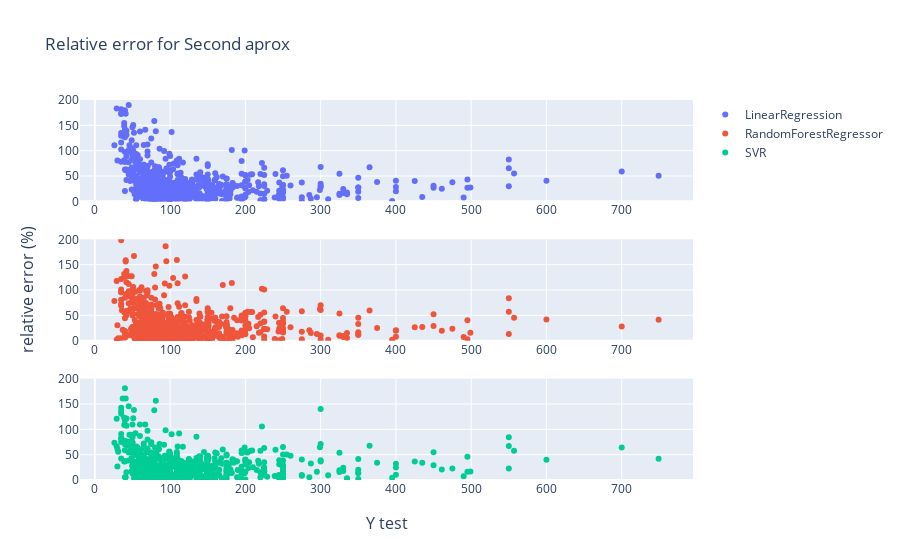

Notebook source saved alongside this figure:
### Code cell
fig_plot2=subplot_error(df_plot2, title = "Relative error for Second aprox")

### Figure 1 — Plotly figure (JSON) as saved in the notebook; plotly's stock layout.template omitted (floating-point values rounded to 4 significant figures; data arrays with more than 128 entries replaced by an {"elided": "..."} marker saying what was removed)
{"data": [{"mode": "markers", "name": "LinearRegression", "type": "scatter", "x": {"elided": "764 int values"}, "xaxis": "x", "y": {"elided": "764 float values"}, "yaxis": "y"}, {"mode": "markers", "name": "RandomForestRegressor", "type": "scatter", "x": {"elided": "764 int values"}, "xaxis": "x2", "y": {"elided": "764 float values"}, "yaxis": "y2"}, {"mode": "markers", "name": "SVR", "type": "scatter", "x": {"elided": "764 int values"}, "xaxis": "x3", "y": {"elided": "764 float values"}, "yaxis": "y3"}], "layout": {"annotations": [{"font": {"size": 16}, "showarrow": false, "text": "Y test", "x": 0.5, "xanchor": "center", "xref": "paper", "y": 0, "yanchor": "top", "yref": "paper", "yshift": -30}, {"font": {"size": 16}, "showarrow": false, "text": "relative error (%)", "textangle": -90, "x": 0, "xanchor": "right", "xref": "paper", "xshift": -40, "y": 0.5, "yanchor": "middle", "yref": "paper"}], "title": {"text": "Relative error for Second aprox"}, "xaxis": {"anchor": "y", "domain": [0, 1]}, "xaxis2": {"anchor": "y2", "domain": [0, 1]}, "xaxis3": {"anchor": "y3", "domain": [0, 1]}, "yaxis": {"anchor": "x", "autorange": false, "domain": [0.7333, 1], "range": [0, 200], "title": {"text": ""}}, "yaxis2": {"anchor": "x2", "autorange": false, "domain": [0.3667, 0.6333], "range": [0, 200], "title": {"text": ""}}, "yaxis3": {"anchor": "x3", "autorange": false, "domain": [0, 0.2667], "range": [0, 200], "title": {"text": ""}}}}
